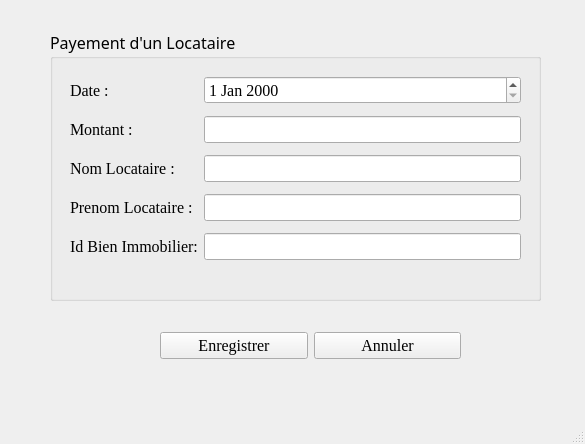
<?xml version="1.0" encoding="UTF-8"?>
<ui version="4.0">
 <class>GestEnregistrerPaye</class>
 <widget class="QMainWindow" name="GestEnregistrerPaye">
  <property name="geometry">
   <rect>
    <x>0</x>
    <y>0</y>
    <width>585</width>
    <height>444</height>
   </rect>
  </property>
  <property name="windowTitle">
   <string>MainWindow</string>
  </property>
  <widget class="QWidget" name="centralwidget">
   <widget class="QGroupBox" name="groupBox">
    <property name="geometry">
     <rect>
      <x>50</x>
      <y>30</y>
      <width>491</width>
      <height>271</height>
     </rect>
    </property>
    <property name="font">
     <font>
      <family>Algerian</family>
      <pointsize>12</pointsize>
     </font>
    </property>
    <property name="title">
     <string>Payement d'un Locataire</string>
    </property>
    <widget class="QWidget" name="gridLayoutWidget">
     <property name="geometry">
      <rect>
       <x>20</x>
       <y>40</y>
       <width>451</width>
       <height>201</height>
      </rect>
     </property>
     <layout class="QGridLayout" name="gridLayout">
      <item row="0" column="1">
       <widget class="QDateEdit" name="dateEditDate">
        <property name="font">
         <font>
          <family>Times New Roman</family>
          <pointsize>12</pointsize>
         </font>
        </property>
       </widget>
      </item>
      <item row="1" column="1">
       <widget class="QLineEdit" name="lineEditMontant">
        <property name="font">
         <font>
          <family>Times New Roman</family>
          <pointsize>12</pointsize>
         </font>
        </property>
       </widget>
      </item>
      <item row="2" column="1">
       <widget class="QLineEdit" name="lineEditNomLocataire">
        <property name="font">
         <font>
          <family>Times New Roman</family>
          <pointsize>12</pointsize>
         </font>
        </property>
       </widget>
      </item>
      <item row="4" column="1">
       <widget class="QLineEdit" name="lineEditIdBI">
        <property name="font">
         <font>
          <family>Times New Roman</family>
          <pointsize>12</pointsize>
         </font>
        </property>
       </widget>
      </item>
      <item row="2" column="0">
       <widget class="QLabel" name="label">
        <property name="font">
         <font>
          <family>Times New Roman</family>
          <pointsize>12</pointsize>
         </font>
        </property>
        <property name="text">
         <string>Nom Locataire :</string>
        </property>
       </widget>
      </item>
      <item row="1" column="0">
       <widget class="QLabel" name="label_2">
        <property name="font">
         <font>
          <family>Times New Roman</family>
          <pointsize>12</pointsize>
         </font>
        </property>
        <property name="text">
         <string>Montant :</string>
        </property>
       </widget>
      </item>
      <item row="4" column="0">
       <widget class="QLabel" name="label_4">
        <property name="font">
         <font>
          <family>Times New Roman</family>
          <pointsize>12</pointsize>
         </font>
        </property>
        <property name="text">
         <string>Id Bien Immobilier:</string>
        </property>
       </widget>
      </item>
      <item row="0" column="0">
       <widget class="QLabel" name="label_3">
        <property name="font">
         <font>
          <family>Times New Roman</family>
          <pointsize>12</pointsize>
         </font>
        </property>
        <property name="text">
         <string>Date :</string>
        </property>
       </widget>
      </item>
      <item row="3" column="0">
       <widget class="QLabel" name="label_5">
        <property name="font">
         <font>
          <family>Times New Roman</family>
         </font>
        </property>
        <property name="text">
         <string>Prenom Locataire :</string>
        </property>
       </widget>
      </item>
      <item row="3" column="1">
       <widget class="QLineEdit" name="lineEditPrenomLocataire">
        <property name="font">
         <font>
          <family>Times New Roman</family>
         </font>
        </property>
       </widget>
      </item>
     </layout>
    </widget>
   </widget>
   <widget class="QWidget" name="layoutWidget">
    <property name="geometry">
     <rect>
      <x>160</x>
      <y>320</y>
      <width>301</width>
      <height>51</height>
     </rect>
    </property>
    <layout class="QGridLayout" name="gridLayout_2">
     <item row="0" column="0">
      <widget class="QPushButton" name="pushButtonEnregistre">
       <property name="font">
        <font>
         <family>Times New Roman</family>
         <pointsize>12</pointsize>
        </font>
       </property>
       <property name="text">
        <string>Enregistrer</string>
       </property>
      </widget>
     </item>
     <item row="0" column="1">
      <widget class="QPushButton" name="pushButtonAnnuler">
       <property name="font">
        <font>
         <family>Times New Roman</family>
         <pointsize>12</pointsize>
        </font>
       </property>
       <property name="text">
        <string>Annuler</string>
       </property>
      </widget>
     </item>
    </layout>
   </widget>
  </widget>
  <widget class="QMenuBar" name="menubar">
   <property name="geometry">
    <rect>
     <x>0</x>
     <y>0</y>
     <width>585</width>
     <height>28</height>
    </rect>
   </property>
  </widget>
  <widget class="QStatusBar" name="statusbar"/>
 </widget>
 <resources/>
 <connections/>
</ui>
